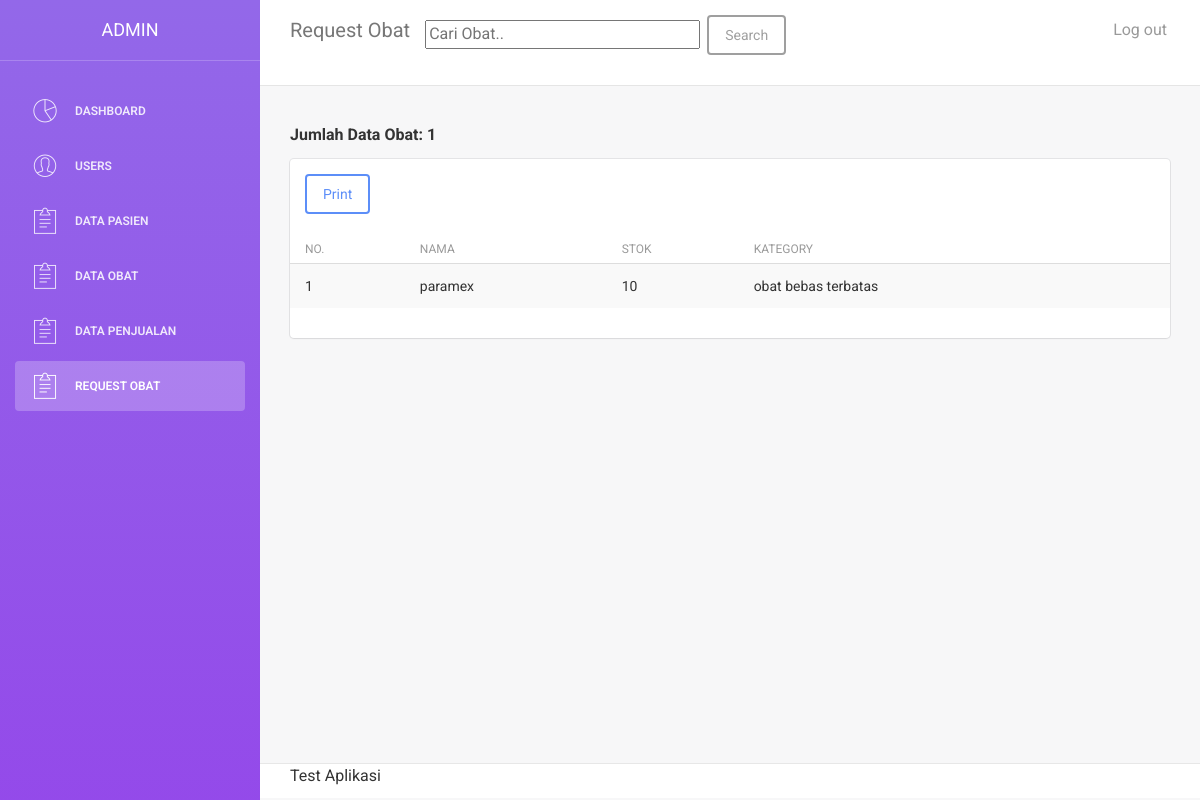
Screenshot of /request_obat.php (signed in) with the database file from the repository.
### tables this page shows
CREATE TABLE `request_obat` (
  `id_request` int(11) NOT NULL,
  `nama` varchar(100) NOT NULL,
  `stok` int(11) NOT NULL,
  `kategory` enum('obat bebas','obat bebas terbatas','obat keras','jamu','obat herbal terstandar','fitofarmaka') NOT NULL
);

### functions/func_request_obat.php (called while the page is built, shortened)
<?php
	require 'config.php';
	function getData($sql){
		global $conn;
		$res = mysqli_query($conn, $sql);
		$rows = [];
		while ($row = mysqli_fetch_assoc($res)) {
			$rows[] = $row;
		}
		return $rows;
	}
 ?>

### request_obat.php (the view, shortened to what this page needs)
<?php
    require 'functions/func_request_obat.php';
    $data_obat = getData("SELECT * FROM request_obat ORDER BY id_request DESC");
    $sql = "SELECT count(*) AS jumlah FROM request_obat";
    $res = mysqli_query($conn, $sql);
    $jumlah = mysqli_fetch_assoc($res);
 ?>
<!doctype html>
<html lang="en">
<head>
    <link href="assets/css/bootstrap.min.css" rel="stylesheet" />
    <link href="assets/css/animate.min.css" rel="stylesheet"/>
    <link href="assets/css/light-bootstrap-dashboard.css?v=1.4.0" rel="stylesheet"/>
    <link href="assets/css/demo.css" rel="stylesheet" />
    <link href="http://maxcdn.bootstrapcdn.com/font-awesome/4.2.0/css/font-awesome.min.css" rel="stylesheet">
    <link href="assets/css/pe-icon-7-stroke.css" rel="stylesheet" />
</head>
<body>
<div class="wrapper">
    <div class="sidebar" data-color="purple">
    	<div class="sidebar-wrapper">
            <div class="logo">
                <a href="#" class="simple-text">
                    <?php
                        if ($_SESSION['level'] == 'admin') {
                            echo "admin";
                        } else if ($_SESSION['level'] == 'apoteker') {
                            echo "apoteker";
                        } else if ($_SESSION['level'] == 'pegawai') {
                            echo "pegawai";
                        }
                     ?>
                </a>
            </div>
            <ul class="nav">
            <?php if($_SESSION['level'] == 'apoteker' || $_SESSION['level'] == 'admin' || $_SESSION['level'] == 'pegawai') { ?>
                <li>
                    <a href="dashboard.php">
                        <i class="pe-7s-graph"></i>
                        <p>Dashboard</p>
                    </a>
                </li>
            <?php } ?>
            <?php if($_SESSION['level'] == 'admin') { ?>
                <li>
                    <a href="users.php">
                        <i class="pe-7s-user"></i>
                        <p>Users</p>
                    </a>
                </li>
            <?php } ?>
            <?php if ($_SESSION['level'] == 'apoteker' || $_SESSION['level'] == 'admin') { ?>
                <li>
                    <a href="pasien.php">
                        <i class="pe-7s-note2"></i>
                        <p>Data Pasien</p>
                    </a>
                </li>
            <?php } ?>
            <?php if($_SESSION['level'] == 'apoteker' || $_SESSION['level'] == 'admin' || $_SESSION['level'] == 'pegawai') { ?>
                <li>
                    <a href="obat.php">
                        <i class="pe-7s-note2"></i>
                        <p>Data Obat</p>
                    </a>
                </li>
            <?php } ?>
            <?php if($_SESSION['level'] == 'pegawai' || $_SESSION['level'] == 'admin') { ?>
                <li>
                    <a href="penjualan.php">
                        <i class="pe-7s-note2"></i>
                        <p>Data Penjualan</p>
                    </a>
                </li>
            <?php } ?>
            <?php if($_SESSION['level'] == 'apoteker' || $_SESSION['level'] == 'admin') { ?>
                <li class="active">
                    <a href="request_obat.php">
                        <i class="pe-7s-note2"></i>
                        <p>Request Obat</p> <?php  ?>
                    </a>
                </li>
            <?php } ?>
            </ul>
    	</div>
    </div>
    <div class="main-panel">
		<nav class="navbar navbar-default navbar-fixed">
            <div class="container-fluid">
                <div class="navbar-header">
                    <a class="navbar-brand" href="#">Request Obat</a>
                </div>
                <div class="collapse navbar-collapse">
                    <ul class="nav navbar-nav navbar-left">
                        <li>
                            <form action="" method="post">
                                <div class="form-group">
                                    <input type="text" size="30" name="keyword" autocomplete="off" autofocus placeholder="Cari Obat..">
                                    <button type="submit" name="search" class="btn btn-default">Search</button>
                                </div>
                            </form>
                        </li>
                    </ul>
                    <ul class="nav navbar-nav navbar-right">
                        <li>
                            <a href="logout.php">
                                <p>Log out</p>
                            </a>
                        </li>
                    </ul>
                </div>
            </div>
        </nav>
        <div class="content">
            <div class="container-fluid">
                <div class="row">
                    <div class="col-md-12">
                        <h5><b> <?php echo "Jumlah Data Obat: " . $jumlah['jumlah']; ?></b></h5>
                        <div class="card">
                            <div class="header">
                                <?php if($_SESSION['level'] == 'admin') { ?>
                                <a href="print_request.php" target="_blank" class="btn btn-primary">Print</a> <?php } ?>
                            </div>
                            <div class="content table-responsive table-full-width">
                                <table class="table table-hover table-striped">
                                    <thead>
                                        <th>No.</th>
                                    	<th>Nama</th>
                                    	<th>Stok</th>
                                        <th>Kategory</th>
                                    </thead>
                                    <tbody>
                                    <?php $i = 1; ?>
                                    <?php foreach ($data_obat as $data) : ?>
                                        <tr>
                                        	<td><?= $i; ?></td>
                                        	<td><?= $data['nama'] ?></td>
                                        	<td><?= $data['stok'] ?></td>
                                        	<td><?= $data['kategory'] ?></td>
                                        </tr>
                                        <?php $i++; ?>
                                    <?php endforeach; ?>
                                    </tbody>
                                </table>
                            </div>
                        </div>
                    </div>
                </div>
            </div>
        </div>
        <footer class="footer">
            <div class="container-fluid">
                <nav class="pull-left">
                    <ul>
                        <li>
                            <p>Test Aplikasi</p>
                        </li>
                    </ul>
                </nav>
            </div>
        </footer>
    </div>
</div>
</body>
</html>

### rows the page displays
request_obat: nama "paramex", stok "10", kategory "obat bebas terbatas"

### other values shown
$jumlah['jumlah'] "1"
